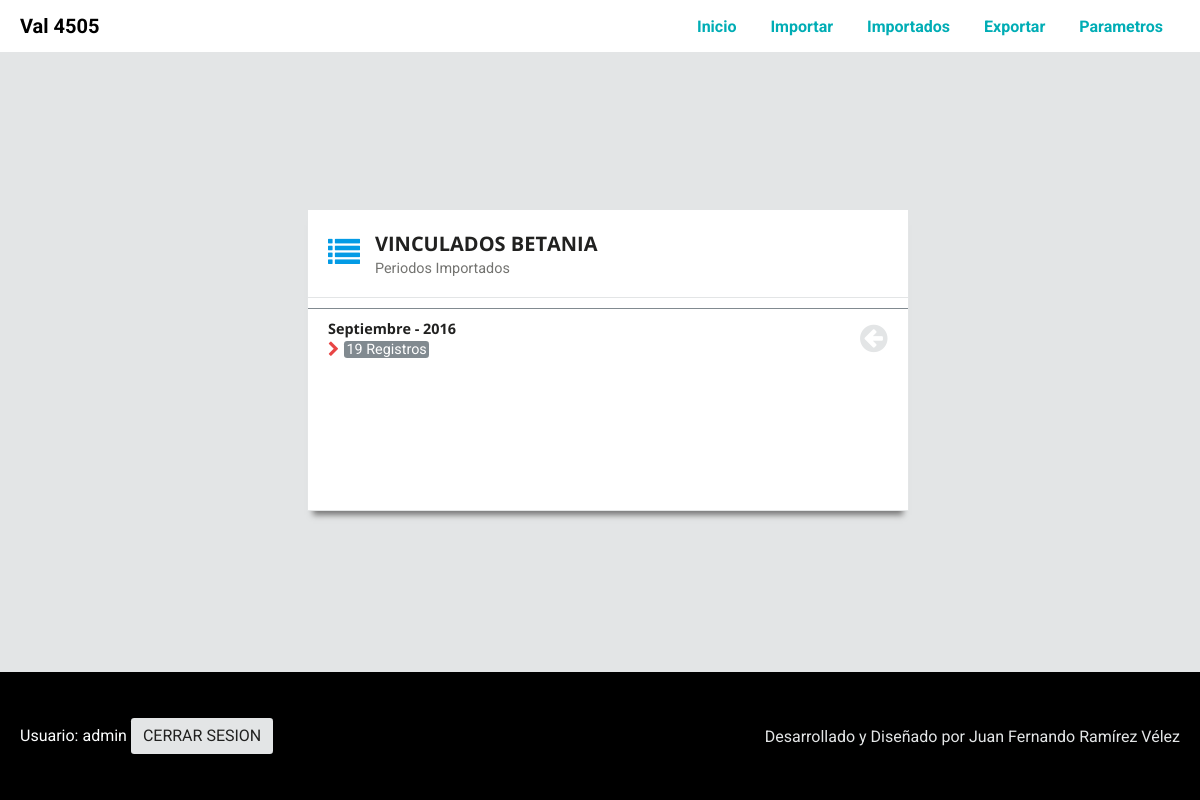
The app's page /dist/inicio.php?menu=11&CodEPS=05091&CodMun=1 (signed in) with its own data.
### tables this page shows
CREATE TABLE `entidades` (
  `ENTIDAD_ID` int(11) NOT NULL AUTO_INCREMENT,
  `ENTIDAD_COD` varchar(45) DEFAULT NULL,
  `ENTIDAD_NAME` varchar(45) DEFAULT NULL,
  PRIMARY KEY (`ENTIDAD_ID`),
  UNIQUE KEY `ENTIDAD_ID_UNIQUE` (`ENTIDAD_ID`)
);

### dist/clases/class.ConnectionMySQL.php (called while the page is built)
<?php
abstract class ConnectionMySQL {
	private static $db_host = 'localhost';
	private static $db_user = 'root';
	private static $db_pass = '1234321234Juan';
	protected $db_name = 'val4505';
	public function __construct(){
		$dns = "mysql:host=" . self::$db_host . ";dbname=" . $this->db_name;
		$options = array( PDO::MYSQL_ATTR_LOCAL_INFILE => 1,PDO::ATTR_ERRMODE => PDO::ERRMODE_EXCEPTION,PDO::MYSQL_ATTR_INIT_COMMAND => 'SET NAMES utf8');
	try {
		$this->conn = new PDO($dns, self::$db_user, self::$db_pass, $options);
	} catch(PDOException $e){
            $this->error = $e->getMessage();
        }
	}
}
?>

### dist/clases/class.Menu.php (called while the page is built, shortened)
<?php
require_once ("class.ConnectionMySQL.php");
class Menu extends ConnectionMySQL {
	public function getMenu ($id_menu) {
		$this->query = $this->conn->prepare('SELECT MENU_ID, MENU_NAME, MENU_HTML FROM menu WHERE MENU_ID ='.$id_menu);
		$this->query->execute();
		return $this->query->fetchAll(PDO::FETCH_BOTH);
	}
}
?>

### dist/clases/class.Entidad.php (called while the page is built, shortened)
<?php
require_once ("class.ConnectionMySQL.php");
class Entidad extends ConnectionMySQL {
	public function getEntidadId ($idEntidad) {
		$this->query = $this->conn->prepare("SELECT ENTIDAD_ID, ENTIDAD_COD, ENTIDAD_NAME FROM entidades WHERE ENTIDAD_COD = '$idEntidad' ");
		$this->query->execute();
		return $this->query->fetchAll(PDO::FETCH_BOTH);
	}
	public function getListPeriodosId ($CodigoEntidad, $IdUsuario, $CodigoMunicipio) {
		$this->query = $this->conn->prepare(
			"SELECT COUNT(CodigoEntidad) AS Registros
			,ENTIDAD_NAME AS Entidad
			,IdUsuario
			,CodigoEntidad
			,CodigoMunicipio
			,FechaInicialReg
			,FechaFinalReg
			,substr(FechaFinalReg,6,2) AS CodPer
			,substr(FechaFinalReg,1,4) AS Año
			,case substr(FechaFinalReg,6,2)
				WHEN '01' THEN 'Enero'
				WHEN '02' THEN 'Febrero'
				WHEN '03' THEN 'Marzo'
				WHEN '04' THEN 'Abril'
				WHEN '05' THEN 'Mayo'
				WHEN '06' THEN 'Junio'
				WHEN '07' THEN 'Julio'
				WHEN '08' THEN 'Agosto'
				WHEN '09' THEN 'Septiembre'
				WHEN '10' THEN 'Octubre'
				WHEN '11' THEN 'Noviembre'
				WHEN '12' THEN 'Diciembre'
				END AS Periodo
			FROM rped
			LEFT JOIN entidades ON rped.CodigoEntidad = entidades.ENTIDAD_COD
			WHERE CodigoEntidad = '$CodigoEntidad'
			AND IdUsuario = '$IdUsuario'
			AND CodigoMunicipio = '$CodigoMunicipio'
			GROUP BY CodigoEntidad, FechaFinalReg
			ORDER BY Año DESC, CodPer DESC");
		$this->query->execute();
		return $this->query->fetchAll(PDO::FETCH_BOTH);
	}
}
?>

### dist/clases/class.Session.php (called while the page is built, shortened)
<?php
class sesion {
  public function get($nombre) {
     if (isset ( $_SESSION [$nombre] )) {
        return $_SESSION [$nombre];
     } else {
         return false;
     }
  }
}
?>

### dist/page.ImportadosEntidad.php (the view)
<div class="row-container">
	<div class="box box-middle">
		<div class="head-container">
			<div class="head-icon">
				<i class="fa fa fa-list fa-2x" aria-hidden="true"></i>
			</div>
			<div class="title-container">
				<div class="title">
					<?php echo $Ent[$i]["ENTIDAD_NAME"];?>
				</div>
				<div class="subtitle">
					Periodos Importados
				</div>
			</div>
		</div>
		<?php
		$DetPer = $objEntidad->getListPeriodosId($_GET["CodEPS"],$sesion->get("idUsuario"),$_GET["CodMun"]);
		for ($i=0;$i<sizeof($DetPer);$i++)
		{
		?>
		<div class="item-container">
			<div class="item-title-container">
				<div class="item-title">
					<?php echo $DetPer[$i]["Periodo"]." - ".$DetPer[$i]["Año"];?>
				</div>
				<div class="item-subtitle">
					<i class="fa fa-chevron-right fa-inverse" aria-hidden="true"></i>
					<div class="item-periodo">
					<?php echo $DetPer[$i]["Registros"]. " Registros";?>
					</div>
				</div>
			</div>
			<div class="item-link">
				<a href="?menu=12&CodEPS=<?php echo $_GET["CodEPS"]?>&CodMun=<?php echo $_GET["CodMun"]?>"><i class="fa fa-arrow-circle-right fa-2x" aria-hidden="true"></i></a>
			</div>
		</div>
		<?php
		}
		?>
	</div>
</div>

### dist/inicio.php (shortened to what this page needs)
<?php
    require_once("clases/class.Session.php");
    require_once ("clases/class.Menu.php");
    require_once ("clases/class.Entidad.php");
    $objEntidad = new Entidad();
    $objMenu = new Menu();
    $sesion = new sesion();
    if (isset($_GET['menu'])){
        $id = $objMenu->getMenu($_GET['menu']);
    }
    if (isset($_GET['CodEPS'])){
        $Ent = $objEntidad->getEntidadId($_GET['CodEPS']);
    }
?>
<!doctype html>
<html lang="es">
    <head>
        <link rel="stylesheet" href="./css/style.css">
        <link rel="stylesheet" href="https://cdnjs.cloudflare.com/ajax/libs/font-awesome/4.4.0/css/font-awesome.css">
    </head>
    <body class="flex-body">
	<header>
            <div class="logo"><a href="inicio.php">Val 4505</a></div>
            <nav role="navigation">
                <ul class="menu">
                    <li><a href="inicio.php">Inicio</a></li>
                    <li><a href="?menu=6">Importar</a></li>
                    <li><a href="?menu=10">Importados</a></li>
                    <li><a href="?menu=7">Exportar</a></li>
                    <li><a href="?menu=2">Parametros</a></li>
                </ul>
        </nav>
        </header>
        <div class="container">
                <?php
                    if (!empty($_GET["menu"]))
                    {
                        for ($i=0;$i<sizeof($id);$i++)
                        {
                        include ($id["$i"]["MENU_HTML"].".php");
                        }
                    }
                    else
                    {
                    }
                ?>
        </div>
        <footer>
            <div class="footer-usuario">
                Usuario:  <?php echo $sesion->get("usuario");?> <button class="btn btn-default" ><a href="modulos/module.CerrarSesion.php"> Cerrar Sesion </a></button>
            </div>
            <div class="footer-derechos">
                Desarrollado y Diseñado por Juan Fernando Ramírez Vélez
            </div>
        </footer>
    </body>
</html>

### records on screen
entidades: ENTIDAD_NAME "VINCULADOS BETANIA", Periodo "Septiembre", Año "2016", Registros "19"

### other values on screen
$sesion->get("usuario") "admin"
